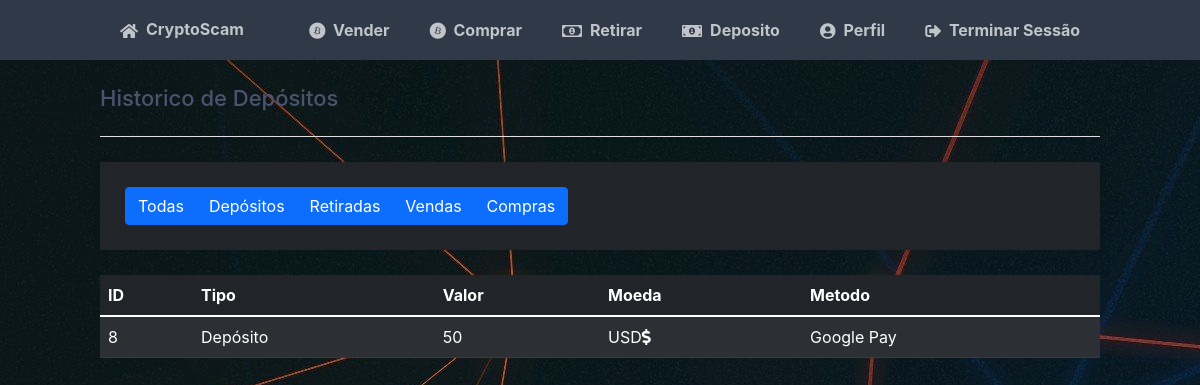
The page /history.php?type=deposit (signed in) on the database its author committed.
### tables this page shows
CREATE TABLE IF NOT EXISTS `transactions` (
  `transaction_id` int(11) NOT NULL AUTO_INCREMENT,
  `userid` int(11) NOT NULL,
  `type` varchar(50) NOT NULL,
  `value` float NOT NULL,
  `coin` int(11) DEFAULT NULL,
  `method` varchar(50) DEFAULT NULL,
  PRIMARY KEY (`transaction_id`) USING BTREE,
  KEY `FK_transactions_accounts` (`userid`),
  KEY `FK_transactions_cryptos` (`coin`),
  CONSTRAINT `FK_transactions_accounts` FOREIGN KEY (`userid`) REFERENCES `accounts` (`id`) ON DELETE NO ACTION ON UPDATE NO ACTION,
  CONSTRAINT `FK_transactions_cryptos` FOREIGN KEY (`coin`) REFERENCES `cryptos` (`id`) ON DELETE NO ACTION ON UPDATE NO ACTION
);

### functions/f2s.php (called while the page is built)
<?php
function f2s(float $f) {
    $s = (string)$f;
    if (!strpos($s,"E")) return $s;
    list($be,$ae)= explode("E",$s);
    $fs = "%.".(string)(strlen(explode(".",$be)[1])+(abs($ae)-1))."f";
    return sprintf($fs,$f);
}
?>

### history.php (the view, shortened to what this page needs)
<?php
if(!empty($_GET['type'])) {
	$type = $_GET['type'];
}
?>
<!DOCTYPE html>
<html>
	<head>
		<link rel="stylesheet" href="https://use.fontawesome.com/releases/v5.7.1/css/all.css">
		<link rel="stylesheet" href="https://cdnjs.cloudflare.com/ajax/libs/bootstrap/5.1.3/css/bootstrap.min.css" />
		<link href="css/style.css" rel="stylesheet" type="text/css">
	</head>
	<body class="loggedin">
		<nav class="navtop">
			<div>
				<h1><a href="/"><i class="fas fa-home"></i>CryptoScam</a></h1>
				<a href="sell.php"><i class="fab fa-bitcoin"></i></i>Vender</a>
				<a href="buy.php"><i class="fab fa-bitcoin"></i></i>Comprar</a>
				<a href="withdraw.php"><i class="far fa-money-bill-alt"></i>Retirar</a>				<a href="deposit.php"><i class="fas fa-money-bill-alt"></i>Deposito</a>
                <a href="profile.php"><i class="fas fa-user-circle"></i>Perfil</a>
				<a href="logout.php"><i class="fas fa-sign-out-alt"></i>Terminar Sessão</a>
			</div>
		</nav>
		<div class="content">
			<h2>Historico<?php
			if(isset($type)) {
				if($type == "sell") {
					echo " de Vendas";
				} else if($type == "buy") {
					echo " de Compras";
				} else if($type == "withdraw") {
					echo " de Retiradas";
				} else if($type == "deposit") {
					echo " de Depósitos";
				} else {
					echo " de Transações";
				}
			} else {
				echo " de Transações";
			}?></h2>
			<div class="card-text bg-dark text-white">
				<div class="btn-group" role="group">
					<button class="btn btn-primary" onclick="window.location.href='/history.php?type=all'">Todas</button>
					<button class="btn btn-primary" onclick="window.location.href='/history.php?type=deposit'">Depósitos</button>
					<button class="btn btn-primary" onclick="window.location.href='/history.php?type=withdraw'">Retiradas</button>
					<button class="btn btn-primary" onclick="window.location.href='/history.php?type=sell'">Vendas</button>
					<button class="btn btn-primary" onclick="window.location.href='/history.php?type=buy'">Compras</button>
				</div>
			</div>
				<table class="table table-striped table-dark">
					<thead>
						<tr>
						<th scope="col">ID</th>
						<th scope="col">Tipo</th>
						<th scope="col">Valor</th>
						<th scope="col">Moeda</th>
						<th scope="col">Metodo</th>
						</tr>
					</thead>
					<?php
						include_once('db.php');
						include_once('functions/f2s.php');
						$sequle = "SELECT id, shortname FROM cryptos";
						$result = $con->query($sequle);
						$cryptos = array();
						while($row = $result->fetch_assoc()) {
							$cryptos[$row['id']] = $row['shortname'];
						}
						if(isset($type)) {
							if($type == "all") {
								$sql = "SELECT transaction_id, userid, type, value, coin, method FROM transactions WHERE userid = ? ORDER BY transaction_id DESC";
								if($stmt = $con->prepare($sql)) {
									$stmt = $con->prepare($sql);
									$stmt->bind_param('i', $_SESSION['id']);
									$stmt->execute();
									$stmt->bind_result($trid, $userid, $selecttype, $value, $coin, $method);
									while($stmt->fetch()) {
										echo "<tr>";
										echo "<td>".$trid."</td>";
										switch($selecttype) {
											case "sell":
												echo "<td>Venda</td>";
												break;
											case "buy":
												echo "<td>Compra</td>";
												break;
											case "withdraw":
												echo "<td>Retirada</td>";
												break;
											case "deposit":
												echo "<td>Depósito</td>";
												break;
											default:
												echo "<td></td>";
												break;
										}
										echo "<td>".f2s($value)."</td>";
										$none = false;
										foreach($cryptos as $id => $shortname) {
											if($coin == $id) {
												$none = true;
												echo "<td>".$shortname."</td>";
											}
										}
										if(!$none) {
											echo '<td>USD<i class="fas fa-dollar-sign"></i></td>';
										}
										switch($method) {
											case "gpay" : echo "<td>Google Pay</td>"; break;
											case "paypal" : echo "<td>Paypal</td>"; break;
											case "card" : echo "<td>Cartão Visa/Mastercard</td>"; break;
											case "mbway" : echo "<td>MbWay</td>"; break;
											case "bank" : echo "<td>Transferência Bancária</td>"; break;
											default : echo "<td></td>"; break;
										}
										echo "</tr>";
									}
								}
							} else {
								$sql = "SELECT transaction_id, userid, type, value, coin, method FROM transactions WHERE userid = ? AND type = ? ORDER BY transaction_id DESC";
							if($stmt = $con->prepare($sql)) {
								$stmt = $con->prepare($sql);
								$stmt->bind_param('is', $_SESSION['id'], $type);
								$stmt->execute();
								$stmt->bind_result($trid, $userid, $selecttype, $value, $coin, $method);
								while($stmt->fetch()) {
									echo "<tr>";
									echo "<td>".$trid."</td>";
									switch($selecttype) {
										case "deposit":
											echo "<td>Depósito</td>";
											break;
									}
									echo "<td>".f2s($value)."</td>";
									$none = false;
									if(!$none) {
										echo '<td>USD<i class="fas fa-dollar-sign"></i></td>';
									}
									switch($method) {
										case "gpay" : echo "<td>Google Pay</td>"; break;
									}
									echo "</tr>";
								}
							}
							}
						}
					?>
				</table>
		</div>
	</body>
</html>

### css/style.css (style rules this page uses)
* { box-sizing: border-box; font-family: -apple-system, BlinkMacSystemFont, "segoe ui", roboto, oxygen, ubuntu, cantarell, "fira sans", "droid sans", "helvetica neue", Arial, sans-serif; font-size: 16px; -webkit-font-smoothing: antialiased; -moz-osx-font-smoothing: grayscale; }
body { background-color: #435165; }
.navtop { background-color: #2f3947; height: 60px; width: 100%; border: 0; }
.navtop div { display: flex; margin: 0 auto; width: 1000px; height: 100%; }
.navtop div h1, .navtop div a { display: inline-flex; align-items: center; }
.navtop div h1 { flex: 1; font-size: 24px; padding: 0; margin: 0; color: #eaebed; font-weight: normal; }
.navtop div a { padding: 0 20px; text-decoration: none; color: #c1c4c8; font-weight: bold; }
.navtop div a i { padding: 2px 8px 0 0; }
body.loggedin { background-color: #f3f4f7; }
.content { width: 1000px; margin: 0 auto; }
.content h2 { margin: 0; padding: 25px 0; font-size: 22px; border-bottom: 1px solid #e0e0e3; color: #4a536e; }
.content > p, .content > div { box-shadow: 0 0 5px 0 rgba(0, 0, 0, 0.1); margin: 25px 0; padding: 25px; background-color: #fff; }
body { background-color: #435165; margin: 0; }
body { background-image: url('/img/back.jpg'); }

### rows shown on the page
transactions: transaction_id "8", type "Depósito", value "50", method "Google Pay"
